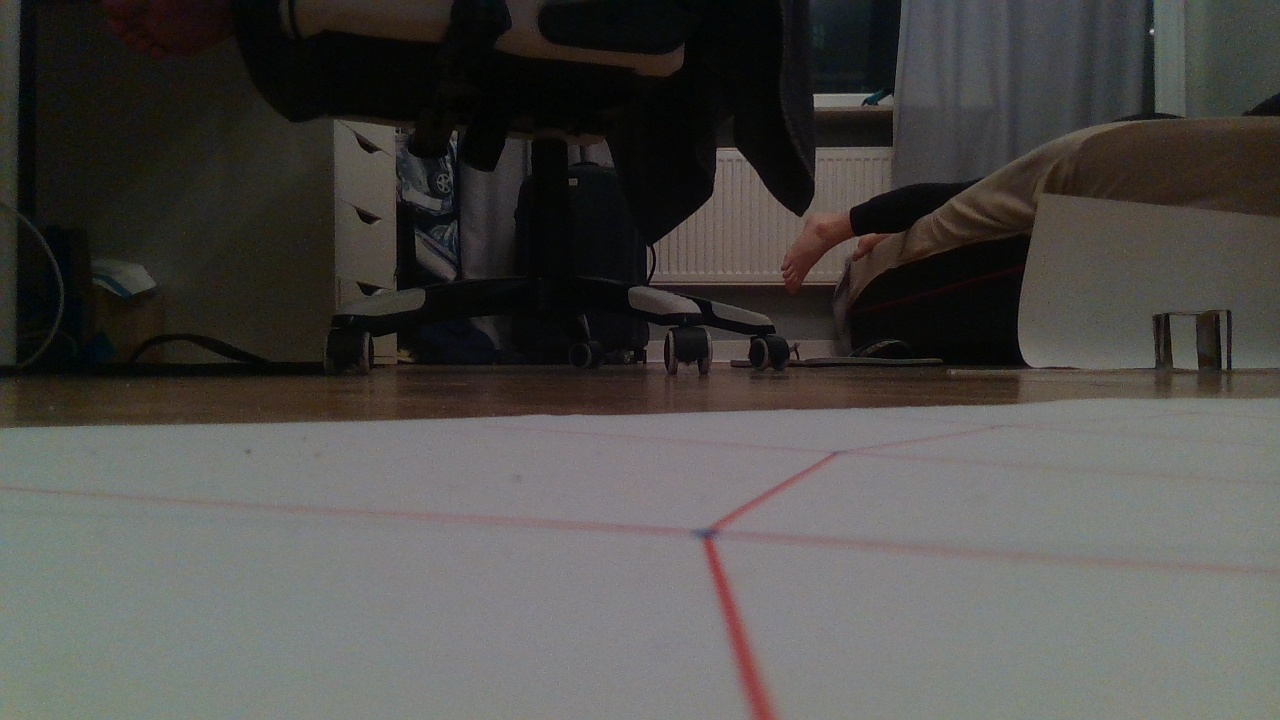
#> input picture image_processing/test_data_sets/far_cube/source_photos/photo00.jpg, 1280 x 720 px; its folder holds only this picture in this run
$ jupyter execute test_cube_old.ipynb
#> lines starting #> are read from the running program, lines starting #| are printed output that depends on the picture; after the words box and inside, x2 and y2 are one past the last pixel; in counts of white or black regions, pixels touching at a corner belong together
[cell 1]
import cv2 # should be 4.7
import glob
import matplotlib.pyplot as plt
import cv2.aruco as aruco
import numpy as np

print( cv2.__version__)

[cell 2]
# OUR FINAL CAMERA CALIBRATION MATRIX
calibration = 0.6442544274536695
cameraMatrix = np.array([[932.35252209,   0.,         657.24325896],
 [  0.,         930.23581552, 357.42939289],
 [  0.,           0.,           1.        ]])
distCoeffs = np.array([[ 1.76279343e-01, -6.07952723e-01, -4.64176532e-04, -4.96839648e-04, 6.04867450e-01]])

[cell 3]
def produce_cube_points(x, z):
    y = 1.3
    A = np.array([[x, y, z],
                  [x, y -  6., z],
                  [x - 6., y -  6., z],
                  [x - 6., y, z],
                  [x, y, z + 6.],
                  [x, y -  6., z + 6.],
                  [x - 6., y -  6., z + 6.],
                  [x - 6., y, z + 6.]])
    return A

def changeCoordinates(point, movement):
    angle = - movement[2]
    x_translation = - movement[0]
    z_translation = - movement[1]
    Rxz = np.array([[np.cos(angle), 0, -np.sin(angle)],
                    [0, 1, 0],
                    [np.sin(angle), 0, np.cos(angle)]])

    # Apply the rotation matrix to point P
    point_rotated = np.dot(Rxz, point)

    # Translate the coordinates of P by x and z
    return point_rotated + np.array([x_translation, 0, z_translation])

def points_with_movement(x, z, movement):
#> called with x = 26, z = 100
    A = produce_cube_points(x, z)
    for i in range(len(A)):
        A[i] = changeCoordinates(A[i], movement)
    return A

[cell 4]
RELATIVE_PATH_CUBE = './*.jpg'
images_cube = sorted(glob.glob(RELATIVE_PATH_CUBE))
print(len(images_cube))

points3dOnCube = np.array([
                        points_with_movement(26., 100., [0., - np.sin(10 * np.pi/180) * 17.4 * 2, np.pi / 9]),
                        produce_cube_points(26., 100.),
                        points_with_movement(26., 100., [- 0.0427171547, 0.0567852171, - np.pi / 9])
                        ])

[cell 5]
count = 0
for i in range(len(images_cube)):
    if i <= 100:
        points3dOnCube1 = points3dOnCube[i]
        img = cv2.imread(images_cube[i])
#> img is the input picture: shape (720, 1280, 3); mean B, G, R 74, 76.8, 78.5

        img = cv2.drawFrameAxes(img, cameraMatrix, distCoeffs, np.array([0.0, 0.0, 0.0]), np.array([0.0, 0.0, 1.0]), 0.1) # draw the chessboard coordinate system
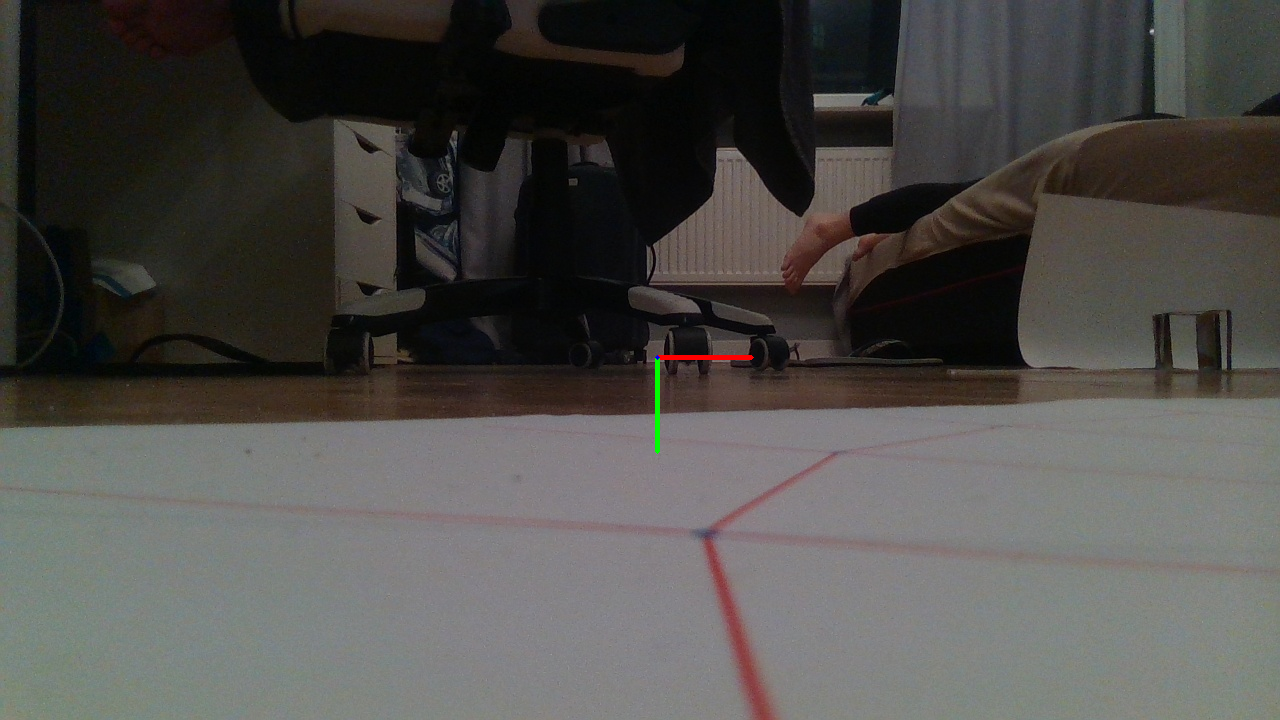
#> img: shape (720, 1280, 3); 0.1% of pixels changed, all inside (x1, y1, x2, y2) = (655, 355, 754, 454)

        # project the 3D point onto the image
        point_2d, _ = cv2.projectPoints(points3dOnCube1, np.array([0.0, 0.0, 0.0]), np.array([0.0, 0.0, 1.0]), cameraMatrix, distCoeffs)

        # round the pixel coordinates to integers
        point_2d = np.round(point_2d).astype(np.int32)

        print("points3dOnCube1:  ", points3dOnCube1)
        print("point_2d:  ", point_2d)
        colors=[(0, 0, 255), (0, 255, 0), (255, 0, 0), (0, 0, 0), (0, 0, 0), (0, 0, 0), (0, 0, 0), (0, 0, 0), (0, 0, 0)]

        for x, y in point_2d[:,0,:]:
            img = cv2.circle(img, (x, y), radius=5, color=(255,0,0), thickness=-1)
            i += 1
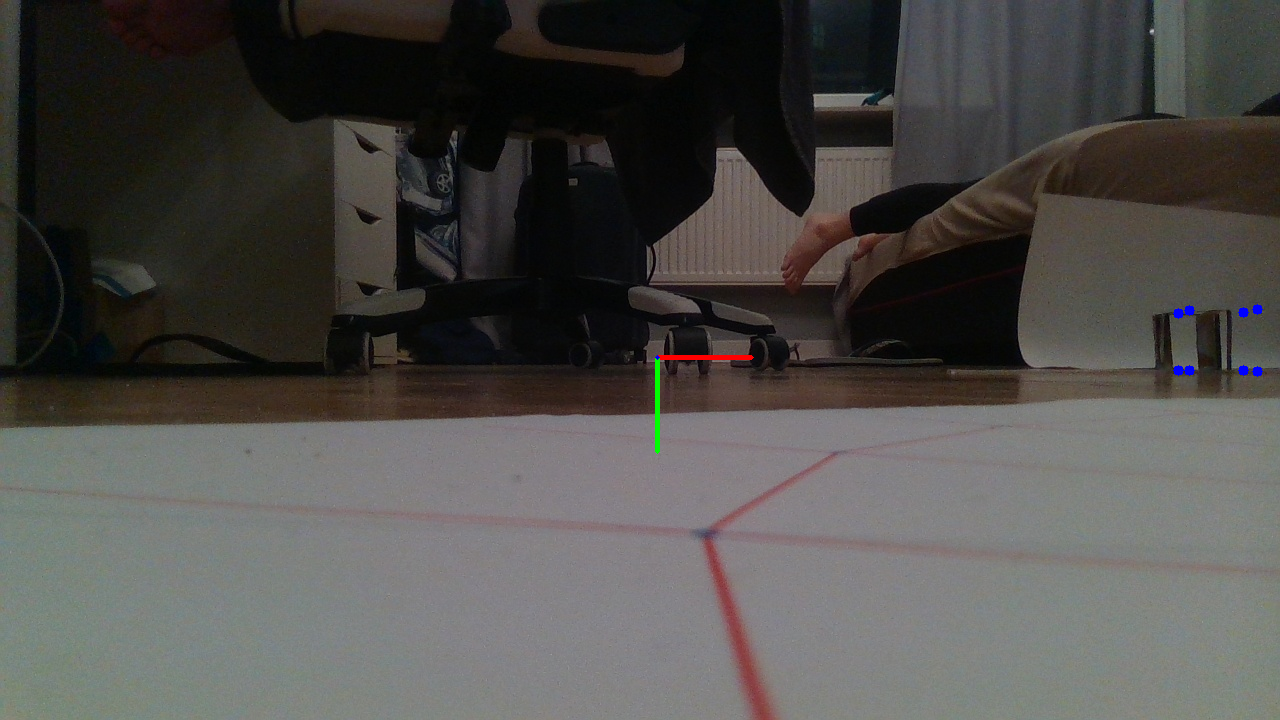
#> img: shape (720, 1280, 3); mean B, G, R 74, 76.8, 78.5
#> after the loop, i = 8

        img = cv2.undistort(img, cameraMatrix, distCoeffs, None, cameraMatrix) # undistort the image (get's crazy)
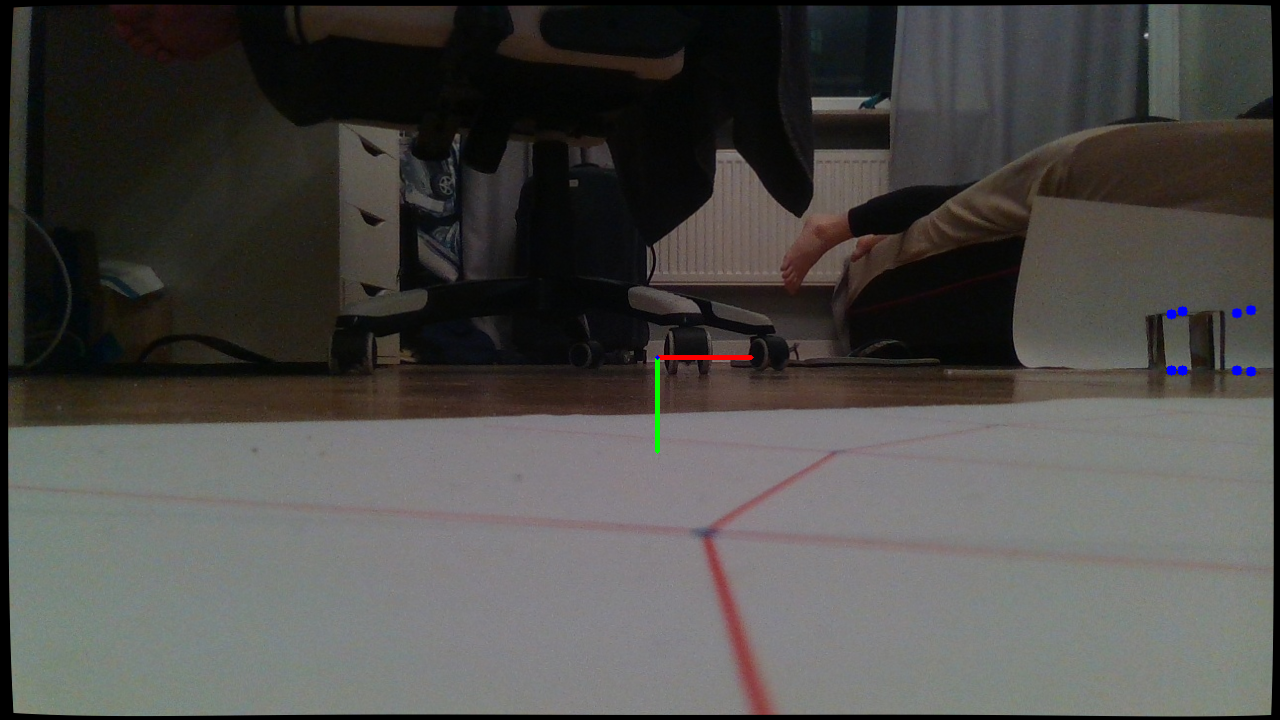
#> img: shape (720, 1280, 3); mean B, G, R 72.1, 74.8, 76.5

        # uncomment this to see the result!
        plt.imshow(img)
        plt.show()

    count += 1

$ run again, on image_processing/test_data_sets/far_cube/source_photos/photo01.jpg
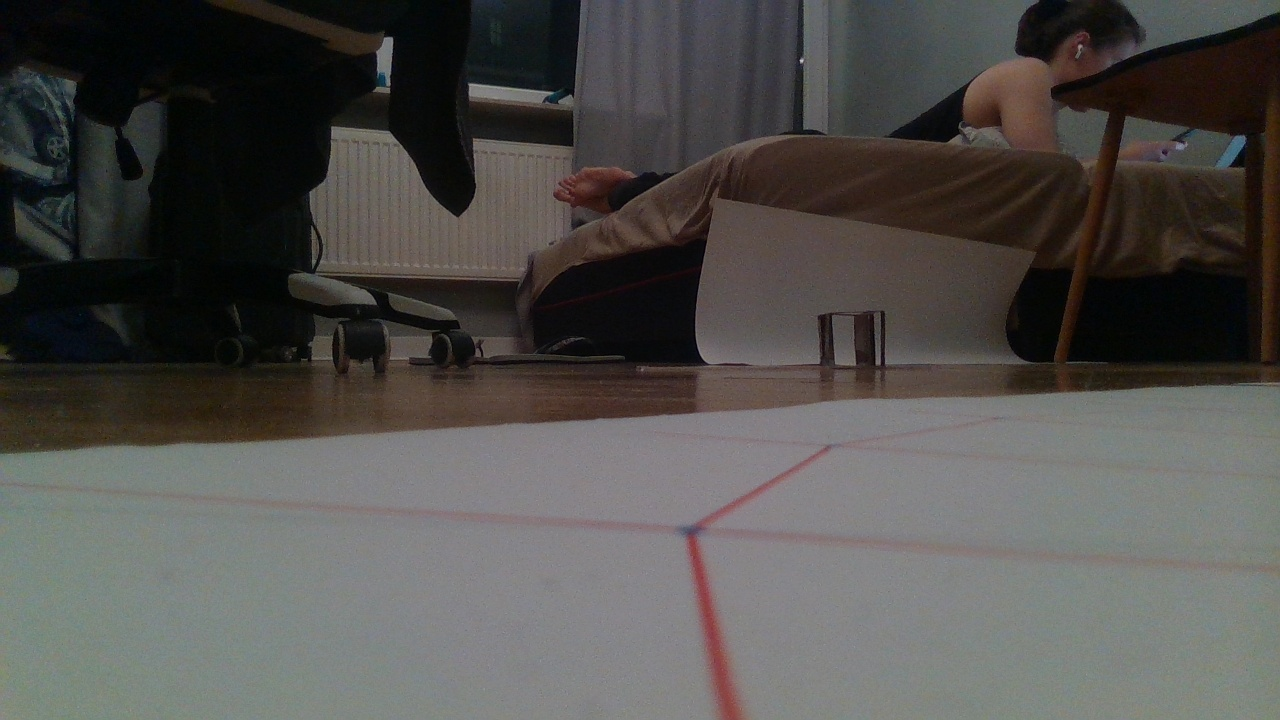
#> input picture image_processing/test_data_sets/far_cube/source_photos/photo01.jpg, 1280 x 720 px
#> img is the input picture: shape (720, 1280, 3); mean B, G, R 76.7, 79.4, 81.3
#> after the loop `for x, y in point_2d[:,0,:]:`:
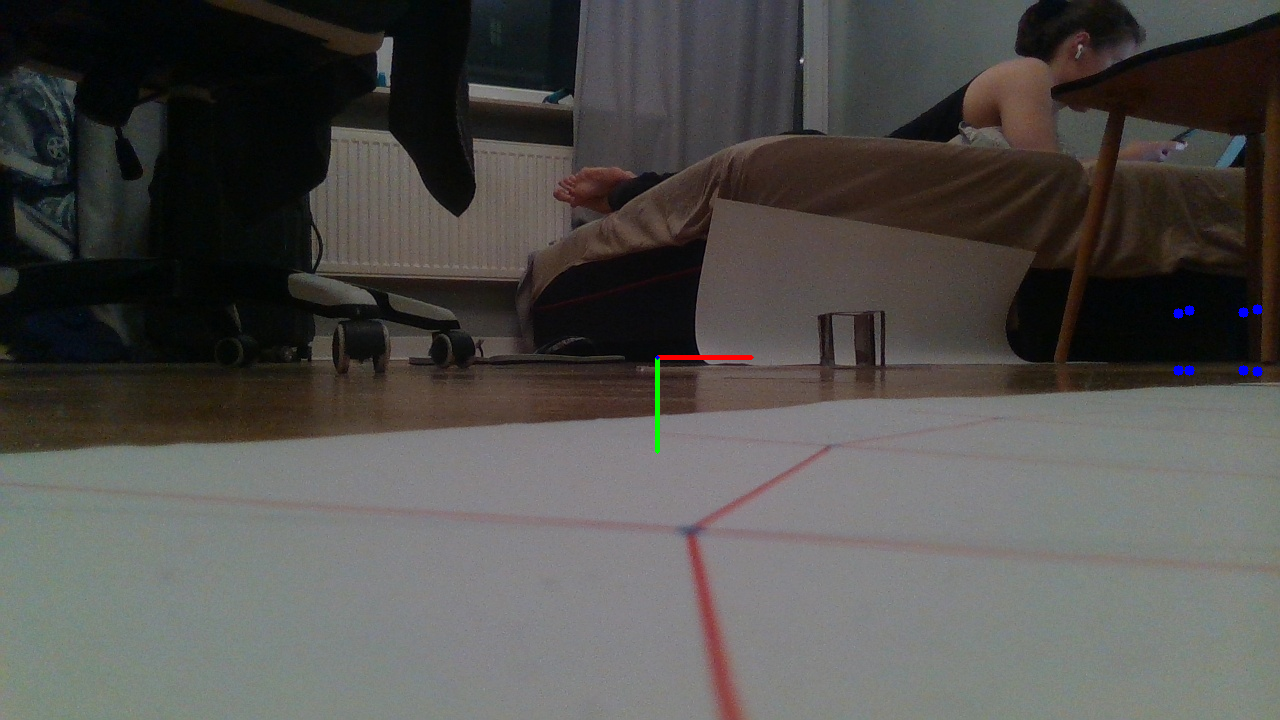
#> img: shape (720, 1280, 3); mean B, G, R 76.8, 79.5, 81.4
#> after the loop `for x, y in point_2d[:,0,:]:`: i = 8
#> `img = cv2.undistort(img, cameraMatrix, distCoeffs, None, cameraMatrix)..`:
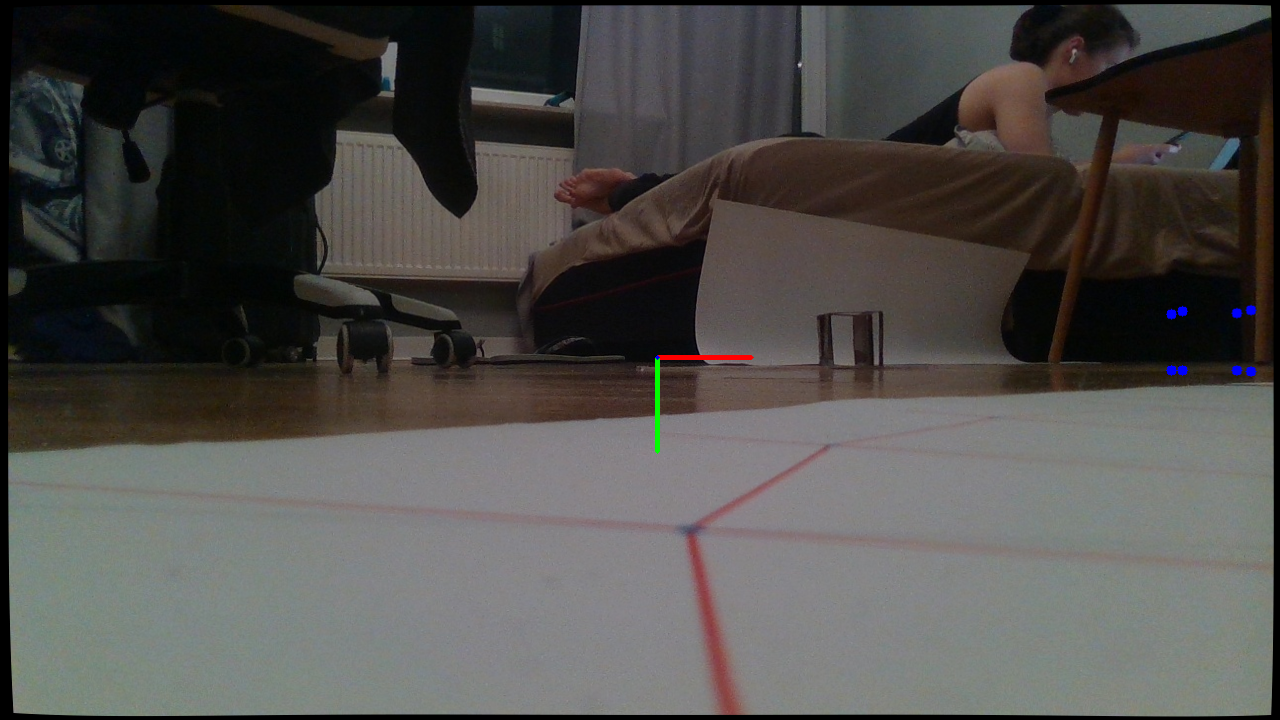
#> img: shape (720, 1280, 3); mean B, G, R 74.7, 77.3, 79.2

$ run again, on image_processing/test_data_sets/far_cube/source_photos/photo02.jpg
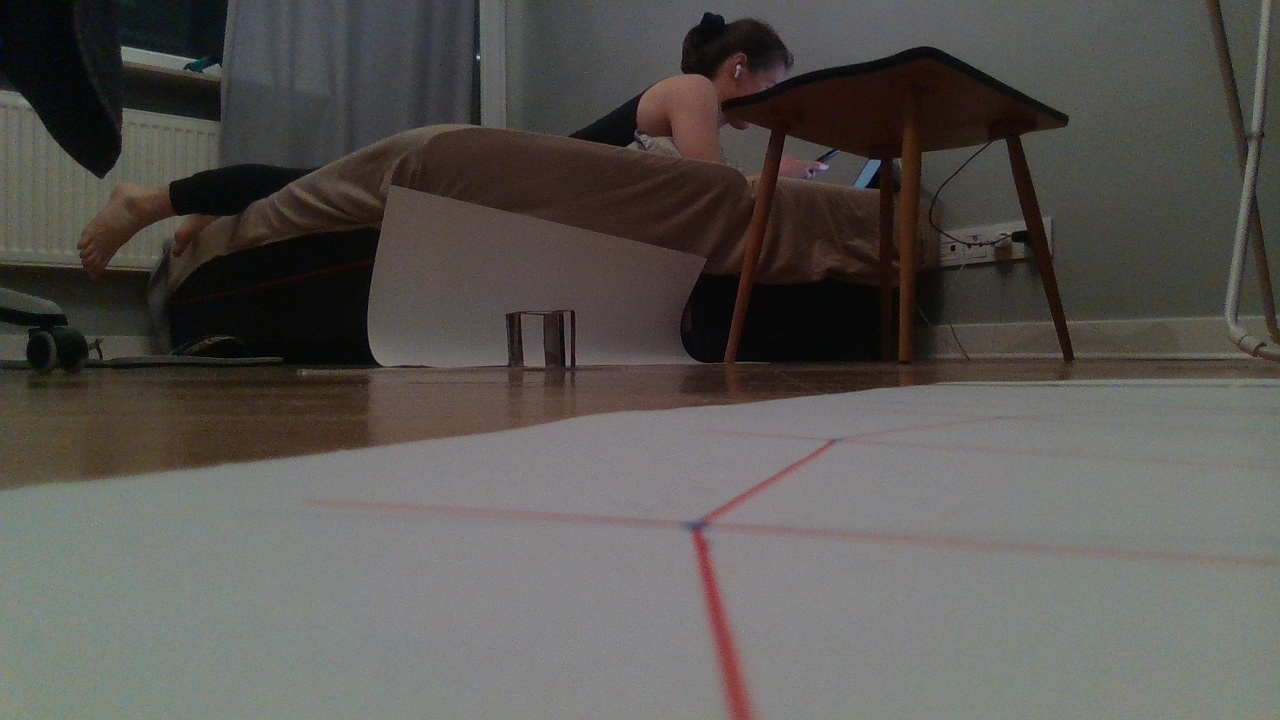
#> input picture image_processing/test_data_sets/far_cube/source_photos/photo02.jpg, 1280 x 720 px
#> img is the input picture: shape (720, 1280, 3); mean B, G, R 82.6, 86.1, 89.2
#> after the loop `for x, y in point_2d[:,0,:]:`:
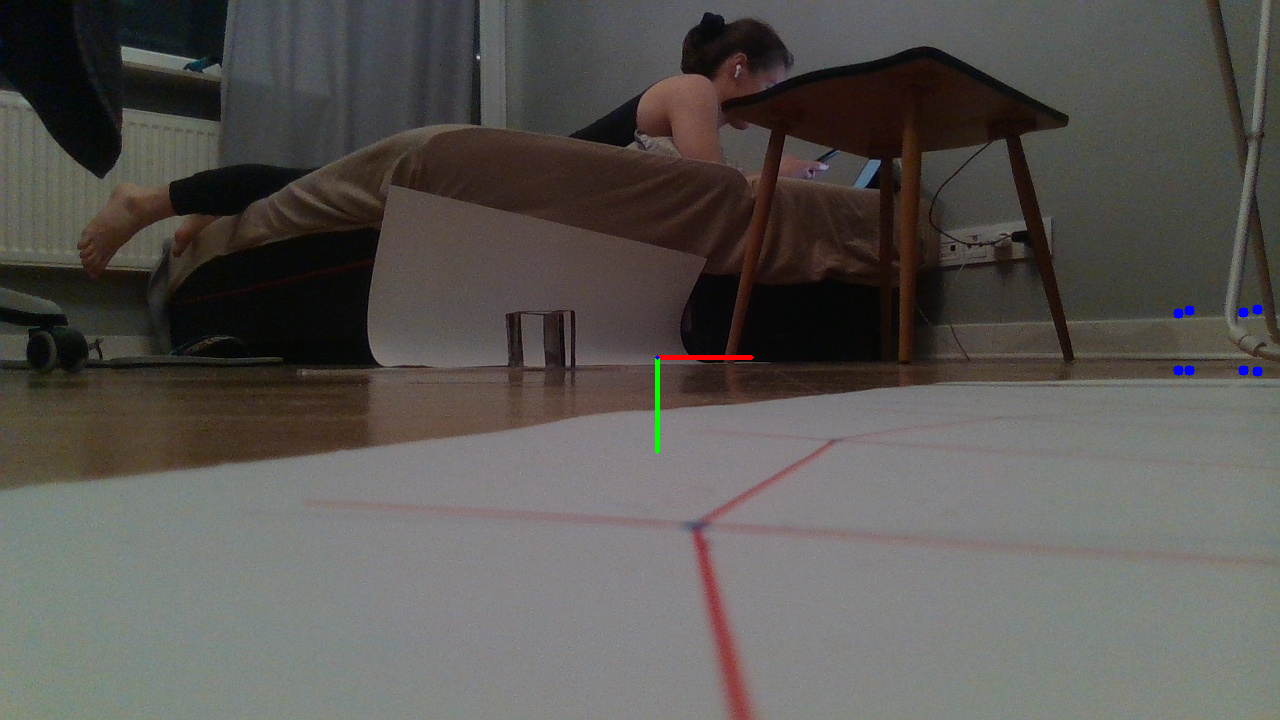
#> img: shape (720, 1280, 3); mean B, G, R 82.7, 86.1, 89.2
#> after the loop `for x, y in point_2d[:,0,:]:`: i = 8
#> `img = cv2.undistort(img, cameraMatrix, distCoeffs, None, cameraMatrix)..`:
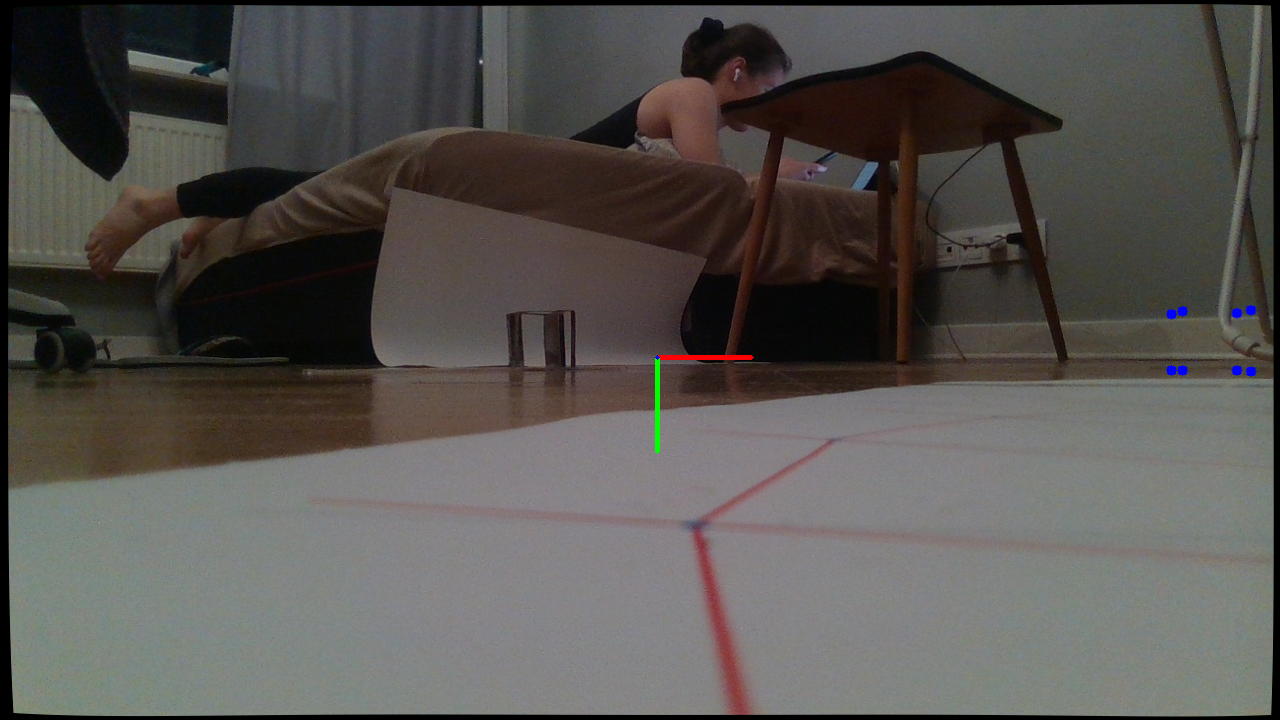
#> img: shape (720, 1280, 3); mean B, G, R 80.5, 83.8, 86.9
